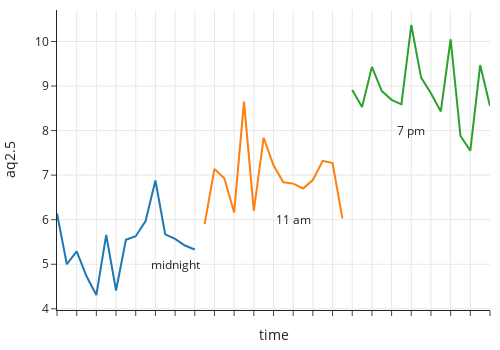

Notebook cell for this chart:
### Markdown cell above
A line plot can gives us a sense of variation in the measurements. We expect the measurements to be roughly the same so we can get a sense of the variability in the air and in the instrument.

### Code cell
fig = px.line(pm, x="time", y="aq2.5", color="hour")

fig.add_annotation(x=12, y=5,
            text="midnight", showarrow=False)
fig.add_annotation(x=24, y=6,
            text="11 am", showarrow=False)
fig.add_annotation(x=36, y=8,
            text="7 pm", showarrow=False)

fig.update_xaxes(showticklabels = False)

fig.update_layout(width=500, height=350, showlegend=False)


fig.update_xaxes(showticklabels = False)

fig.show()

### Figure 1 — Plotly figure (JSON) as saved in the notebook; plotly's stock layout.template omitted (floating-point values rounded to 4 significant figures)
{"data": [{"hovertemplate": "hour=0<br>time=%{x}<br>aq2.5=%{y}<extra></extra>", "legendgroup": "0", "line": {"color": "#1F77B4", "dash": "solid"}, "marker": {"symbol": "circle"}, "mode": "lines", "name": "0", "orientation": "v", "showlegend": true, "type": "scatter", "x": ["2022-04-01 00:01:10 UTC", "2022-04-01 00:03:10 UTC", "2022-04-01 00:05:10 UTC", "2022-04-01 00:07:10 UTC", "2022-04-01 00:09:10 UTC", "2022-04-01 00:11:10 UTC", "2022-04-01 00:13:10 UTC", "2022-04-01 00:15:10 UTC", "2022-04-01 00:17:10 UTC", "2022-04-01 00:19:10 UTC", "2022-04-01 00:21:10 UTC", "2022-04-01 00:23:10 UTC", "2022-04-01 00:25:10 UTC", "2022-04-01 00:27:10 UTC", "2022-04-01 00:29:10 UTC"], "xaxis": "x", "y": [6.14, 5, 5.29, 4.73, 4.31, 5.66, 4.41, 5.55, 5.63, 5.97, 6.88, 5.67, 5.57, 5.42, 5.33], "yaxis": "y"}, {"hovertemplate": "hour=11<br>time=%{x}<br>aq2.5=%{y}<extra></extra>", "legendgroup": "11", "line": {"color": "#FF7F0E", "dash": "solid"}, "marker": {"symbol": "circle"}, "mode": "lines", "name": "11", "orientation": "v", "showlegend": true, "type": "scatter", "x": ["2022-04-01 11:03:16 UTC", "2022-04-01 11:05:16 UTC", "2022-04-01 11:07:16 UTC", "2022-04-01 11:09:16 UTC", "2022-04-01 11:11:16 UTC", "2022-04-01 11:13:16 UTC", "2022-04-01 11:15:16 UTC", "2022-04-01 11:17:16 UTC", "2022-04-01 11:19:16 UTC", "2022-04-01 11:21:16 UTC", "2022-04-01 11:23:16 UTC", "2022-04-01 11:25:17 UTC", "2022-04-01 11:27:16 UTC", "2022-04-01 11:29:16 UTC", "2022-04-01 11:31:16 UTC"], "xaxis": "x", "y": [5.9, 7.14, 6.93, 6.16, 8.65, 6.2, 7.84, 7.22, 6.84, 6.81, 6.7, 6.89, 7.32, 7.27, 6.03], "yaxis": "y"}, {"hovertemplate": "hour=19<br>time=%{x}<br>aq2.5=%{y}<extra></extra>", "legendgroup": "19", "line": {"color": "#2CA02C", "dash": "solid"}, "marker": {"symbol": "circle"}, "mode": "lines", "name": "19", "orientation": "v", "showlegend": true, "type": "scatter", "x": ["2022-04-01 19:03:20 UTC", "2022-04-01 19:05:20 UTC", "2022-04-01 19:07:20 UTC", "2022-04-01 19:09:20 UTC", "2022-04-01 19:11:20 UTC", "2022-04-01 19:13:20 UTC", "2022-04-01 19:15:20 UTC", "2022-04-01 19:17:21 UTC", "2022-04-01 19:19:20 UTC", "2022-04-01 19:21:20 UTC", "2022-04-01 19:23:20 UTC", "2022-04-01 19:25:20 UTC", "2022-04-01 19:27:20 UTC", "2022-04-01 19:29:20 UTC", "2022-04-01 19:31:20 UTC"], "xaxis": "x", "y": [8.91, 8.53, 9.43, 8.89, 8.69, 8.59, 10.37, 9.19, 8.84, 8.43, 10.05, 7.88, 7.55, 9.47, 8.55], "yaxis": "y"}], "layout": {"annotations": [{"showarrow": false, "text": "midnight", "x": 12, "y": 5}, {"showarrow": false, "text": "11 am", "x": 24, "y": 6}, {"showarrow": false, "text": "7 pm", "x": 36, "y": 8}], "height": 350, "legend": {"title": {"text": "hour"}, "tracegroupgap": 0}, "showlegend": false, "width": 500, "xaxis": {"anchor": "y", "autorange": true, "domain": [0, 1], "range": [0, 44], "showticklabels": false, "title": {"text": "time"}, "type": "category"}, "yaxis": {"anchor": "x", "autorange": true, "domain": [0, 1], "range": [3.973, 10.71], "title": {"text": "aq2.5"}, "type": "linear"}}}
